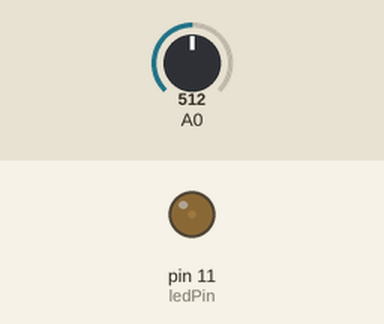
This sketch was run on a simulated Arduino Uno, built with avr-gcc and run on an emulated ATmega328P. Parts: output pins drawn as LEDs (lit = HIGH). Inputs (shaded band) come from the test bench; at power-on: A0 = 512.

Above: at 1.2 s.
1.3 s: A0 set to 900
At 2.3 s:
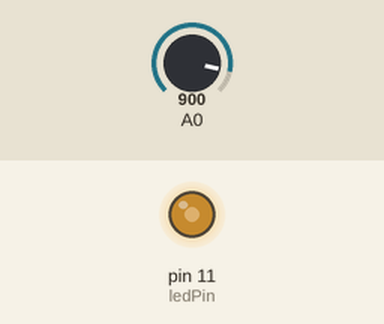
2.8 s: A0 set to 1023
At 3.4 s:
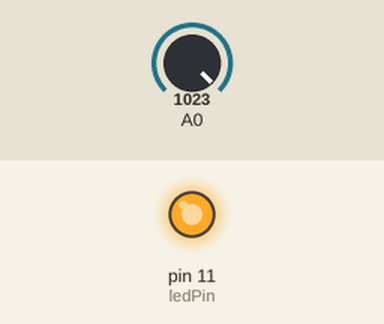
4.3 s: A0 set to 122
At 4.6 s:
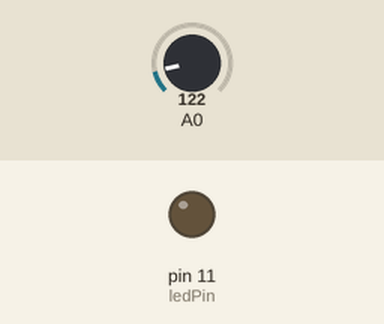
Timing chart, 0 to 7.3 s (numbered marks = the images above; inputs shaded):
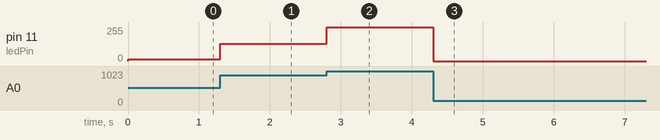

The sketch:

PWM-log-scale.ino
```cpp
int ledPin = 11;
float R;

void setup() {
  pinMode(ledPin, OUTPUT);
  R = (1023 * log10(2))/(log10(255));
}
void loop() {
  int light = analogRead(A0);
  int brightness = pow(2, (light / R)) - 1;
  analogWrite(ledPin, brightness);
}
```

Measured:
- after the input at 1.3 s, pin 11 (ledPin): 15/255 → 129/255 at once
- after the input at 2.8 s, pin 11 (ledPin): 129/255 → 253/255 at once
- after the input at 4.3 s, pin 11 (ledPin): 253/255 → 0/255 at once
